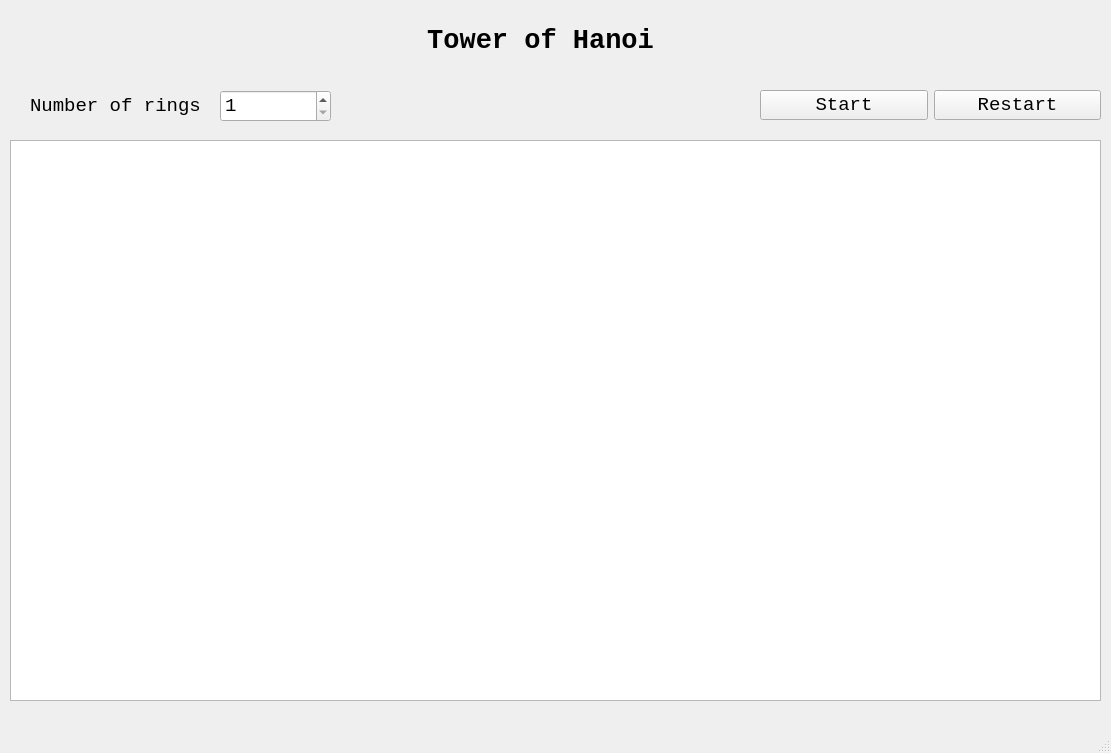
<?xml version="1.0" encoding="UTF-8"?>
<ui version="4.0">
 <class>MainWindow</class>
 <widget class="QMainWindow" name="MainWindow">
  <property name="geometry">
   <rect>
    <x>0</x>
    <y>0</y>
    <width>1111</width>
    <height>753</height>
   </rect>
  </property>
  <property name="windowTitle">
   <string>MainWindow</string>
  </property>
  <widget class="QWidget" name="centralwidget">
   <widget class="QGraphicsView" name="graphicsView">
    <property name="geometry">
     <rect>
      <x>10</x>
      <y>140</y>
      <width>1091</width>
      <height>561</height>
     </rect>
    </property>
   </widget>
   <widget class="QSpinBox" name="speed">
    <property name="geometry">
     <rect>
      <x>220</x>
      <y>90</y>
      <width>111</width>
      <height>32</height>
     </rect>
    </property>
    <property name="font">
     <font>
      <family>Monospace</family>
      <pointsize>14</pointsize>
     </font>
    </property>
    <property name="minimum">
     <number>1</number>
    </property>
    <property name="maximum">
     <number>10</number>
    </property>
   </widget>
   <widget class="QLabel" name="label">
    <property name="geometry">
     <rect>
      <x>30</x>
      <y>90</y>
      <width>181</width>
      <height>31</height>
     </rect>
    </property>
    <property name="font">
     <font>
      <family>Monospace</family>
      <pointsize>14</pointsize>
     </font>
    </property>
    <property name="autoFillBackground">
     <bool>false</bool>
    </property>
    <property name="text">
     <string>Number of rings</string>
    </property>
   </widget>
   <widget class="QLabel" name="label_2">
    <property name="geometry">
     <rect>
      <x>400</x>
      <y>20</y>
      <width>281</width>
      <height>41</height>
     </rect>
    </property>
    <property name="font">
     <font>
      <family>Monospace</family>
      <pointsize>20</pointsize>
      <bold>true</bold>
     </font>
    </property>
    <property name="text">
     <string>Tower of Hanoi</string>
    </property>
    <property name="alignment">
     <set>Qt::AlignCenter</set>
    </property>
   </widget>
   <widget class="QWidget" name="horizontalLayoutWidget">
    <property name="geometry">
     <rect>
      <x>760</x>
      <y>80</y>
      <width>341</width>
      <height>51</height>
     </rect>
    </property>
    <layout class="QHBoxLayout" name="horizontalLayout">
     <item>
      <widget class="QPushButton" name="start">
       <property name="font">
        <font>
         <family>Monospace</family>
         <pointsize>14</pointsize>
        </font>
       </property>
       <property name="text">
        <string>Start</string>
       </property>
      </widget>
     </item>
     <item>
      <widget class="QPushButton" name="restart">
       <property name="font">
        <font>
         <family>Monospace</family>
         <pointsize>14</pointsize>
        </font>
       </property>
       <property name="text">
        <string>Restart</string>
       </property>
      </widget>
     </item>
    </layout>
   </widget>
  </widget>
  <widget class="QMenuBar" name="menubar">
   <property name="geometry">
    <rect>
     <x>0</x>
     <y>0</y>
     <width>1111</width>
     <height>22</height>
    </rect>
   </property>
  </widget>
  <widget class="QStatusBar" name="statusbar"/>
 </widget>
 <resources/>
 <connections/>
</ui>
